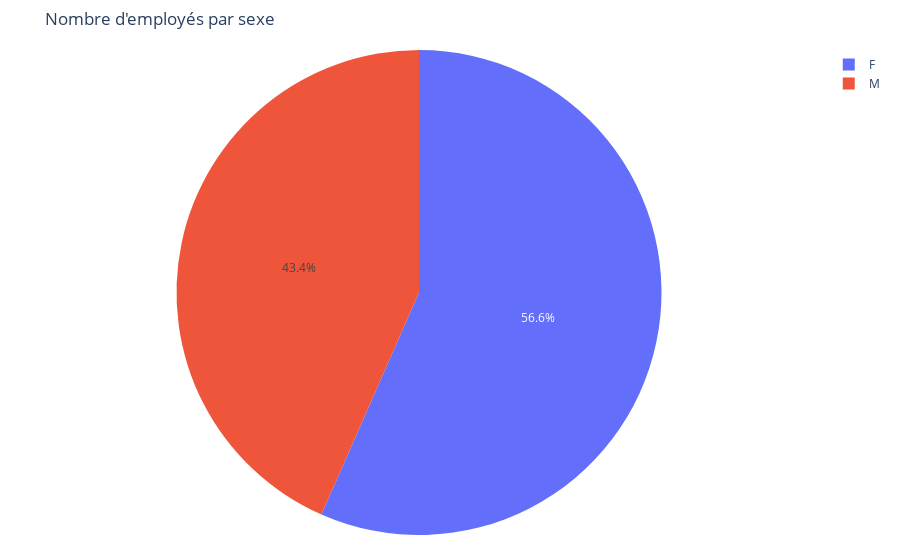

This figure's notebook cell:
### Markdown cell above
## Emp par Gender

### Code cell
emp_sex = pd.DataFrame(df.groupby('Sex')['EmpID'].count().reset_index())
fig = px.pie(emp_sex, names='Sex', values='EmpID', title="Nombre d'employés par sexe")
fig.update_layout(margin=dict(t=50, l=25, r=25, b=25))
fig.show()

### Figure 1 — Plotly figure (JSON) as saved in the notebook; plotly's stock layout.template omitted (floating-point values rounded to 4 significant figures)
{"data": [{"domain": {"x": [0, 1], "y": [0, 1]}, "hovertemplate": "Sex=%{label}<br>EmpID=%{value}<extra></extra>", "labels": ["F", "M "], "legendgroup": "", "name": "", "showlegend": true, "type": "pie", "values": [176, 135]}], "layout": {"legend": {"tracegroupgap": 0}, "margin": {"b": 25, "l": 25, "r": 25, "t": 50}, "title": {"text": "Nombre d'employés par sexe"}}}
